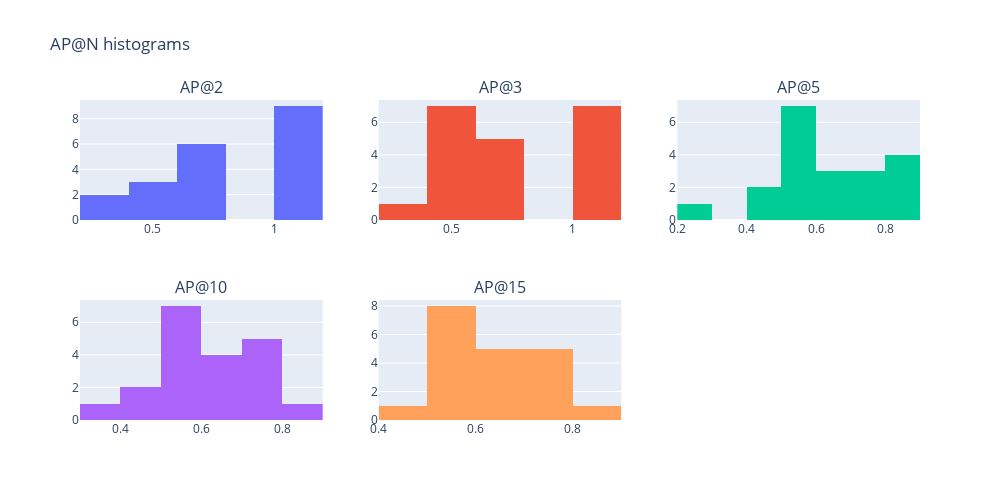

Notebook code cell kept with this figure:
### Markdown cell above
### Step 10: Plotting AP@N histograms

### Code cell
fig = make_subplots(rows=2, cols=3, subplot_titles=("AP@2", "AP@3", "AP@5", "AP@10", "AP@15"))

fig.add_trace(go.Histogram(x=AP_songs[0]), row=1, col=1)
fig.add_trace(go.Histogram(x=AP_songs[1]), row=1, col=2)
fig.add_trace(go.Histogram(x=AP_songs[2]), row=1, col=3)
fig.add_trace(go.Histogram(x=AP_songs[3]), row=2, col=1)
fig.add_trace(go.Histogram(x=AP_songs[4]), row=2, col=2)

fig.update_layout(height=500, 
                  width=1000, 
                  showlegend=False,
                  title_text="AP@N histograms")

fig.show()

### Figure 1 — Plotly figure (JSON) as saved in the notebook; plotly's stock layout.template omitted (floating-point values rounded to 4 significant figures)
{"data": [{"type": "histogram", "x": [0.5556, 1, 1, 0.6667, 0.6667, 1, 0.5, 1, 1, 0.3333, 0.3333, 0.6667, 0.5, 1, 1, 1, 0.6667, 0.6667, 1, 0.6667], "xaxis": "x", "yaxis": "y"}, {"type": "histogram", "x": [0.4533, 1, 0.76, 0.71, 0.71, 1, 0.5, 0.6, 1, 0.4667, 0.3333, 0.55, 0.5, 1, 1, 1, 0.55, 0.4, 1, 0.71], "xaxis": "x2", "yaxis": "y2"}, {"type": "histogram", "x": [0.5014, 0.7889, 0.619, 0.5833, 0.6592, 0.8, 0.5, 0.5658, 0.8, 0.5778, 0.4167, 0.4642, 0.5, 0.8, 0.7621, 0.89, 0.5408, 0.2873, 0.7, 0.6115], "xaxis": "x3", "yaxis": "y3"}, {"type": "histogram", "x": [0.5585, 0.7339, 0.5235, 0.4961, 0.6239, 0.7322, 0.5, 0.6379, 0.7322, 0.5778, 0.5076, 0.4533, 0.5769, 0.7424, 0.7133, 0.8196, 0.5888, 0.341, 0.6477, 0.6432], "xaxis": "x4", "yaxis": "y4"}, {"type": "histogram", "x": [0.5898, 0.7417, 0.5797, 0.5542, 0.6465, 0.7403, 0.5, 0.6379, 0.7403, 0.5778, 0.5076, 0.5145, 0.5769, 0.7491, 0.7239, 0.8253, 0.616, 0.435, 0.6524, 0.6632], "xaxis": "x5", "yaxis": "y5"}], "layout": {"annotations": [{"font": {"size": 16}, "showarrow": false, "text": "AP@2", "x": 0.1444, "xanchor": "center", "xref": "paper", "y": 1, "yanchor": "bottom", "yref": "paper"}, {"font": {"size": 16}, "showarrow": false, "text": "AP@3", "x": 0.5, "xanchor": "center", "xref": "paper", "y": 1, "yanchor": "bottom", "yref": "paper"}, {"font": {"size": 16}, "showarrow": false, "text": "AP@5", "x": 0.8556, "xanchor": "center", "xref": "paper", "y": 1, "yanchor": "bottom", "yref": "paper"}, {"font": {"size": 16}, "showarrow": false, "text": "AP@10", "x": 0.1444, "xanchor": "center", "xref": "paper", "y": 0.375, "yanchor": "bottom", "yref": "paper"}, {"font": {"size": 16}, "showarrow": false, "text": "AP@15", "x": 0.5, "xanchor": "center", "xref": "paper", "y": 0.375, "yanchor": "bottom", "yref": "paper"}], "height": 500, "showlegend": false, "title": {"text": "AP@N histograms"}, "width": 1000, "xaxis": {"anchor": "y", "domain": [0, 0.2889]}, "xaxis2": {"anchor": "y2", "domain": [0.3556, 0.6444]}, "xaxis3": {"anchor": "y3", "domain": [0.7111, 1]}, "xaxis4": {"anchor": "y4", "domain": [0, 0.2889]}, "xaxis5": {"anchor": "y5", "domain": [0.3556, 0.6444]}, "xaxis6": {"anchor": "y6", "domain": [0.7111, 1]}, "yaxis": {"anchor": "x", "domain": [0.625, 1]}, "yaxis2": {"anchor": "x2", "domain": [0.625, 1]}, "yaxis3": {"anchor": "x3", "domain": [0.625, 1]}, "yaxis4": {"anchor": "x4", "domain": [0, 0.375]}, "yaxis5": {"anchor": "x5", "domain": [0, 0.375]}, "yaxis6": {"anchor": "x6", "domain": [0, 0.375]}}}
